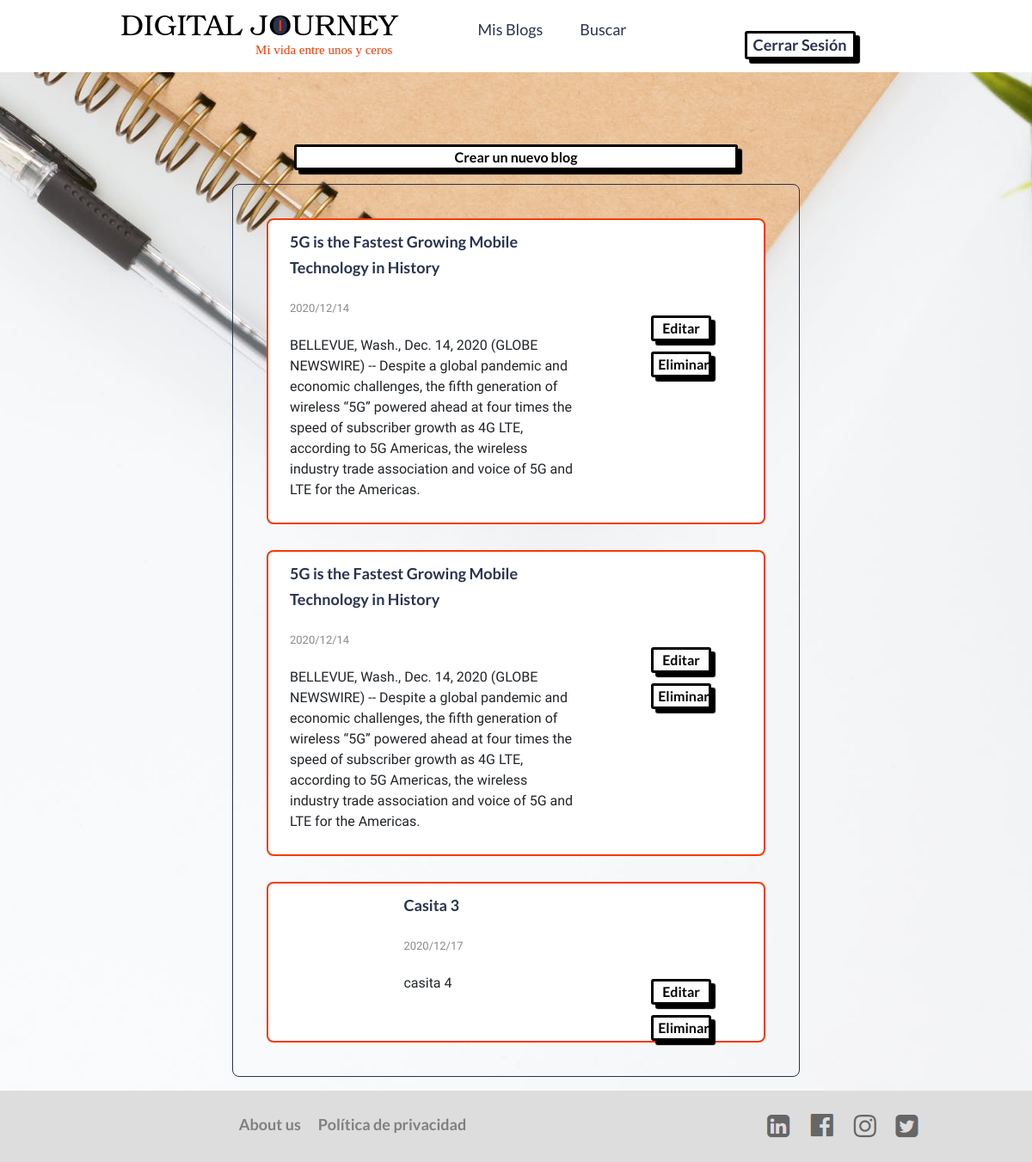
Page /MisBlogs (signed in) on the committed database.
### tables this page shows
CREATE TABLE publicacion (id_publicacion INTEGER PRIMARY KEY AUTOINCREMENT NOT NULL, titulo TEXT NOT NULL, cuerpo TEXT NOT NULL, es_publico BOOLEAN, fecha_publicacion DATETIME NOT NULL, id_categoriaPub INT NOT NULL REFERENCES categoria (id_categoria), id_usuarioPub INT NOT NULL REFERENCES usuario (id_usuario));

### app.py (the view, shortened to what this page needs)
@app.route("/MisBlogs", methods = ["GET", "POST"])
@login_required
def MisBlogs():
    if request.method == "GET":
        usuario = session["user_id"]
        userBlogs = db.execute("SELECT * FROM publicacion WHERE id_usuarioPub = :idUser",
                          idUser=usuario)
        print(userBlogs)
        if len(userBlogs) == 0:
            mensaje = "No tienes ningún blog asociado a tu cuenta"
            return render_template("MisBlogs.html", userBlogs = userBlogs)
        else:
            return render_template("MisBlogs.html", userBlogs = userBlogs)

### app.py (called while the page is built)
@app.after_request
def after_request(response):
    response.headers["Cache-Control"] = "no-cache, no-store, must-revalidate"
    response.headers["Expires"] = 0
    response.headers["Pragma"] = "no-cache"
    return response

### utils.py (called while the page is built)
def login_required(f):
    @wraps(f)
    def decorated_function(*args, **kwargs):
        if session.get("user_id") is None:
            return redirect("/")
        return f(*args, **kwargs)
    return decorated_function

### templates/MisBlogs.html (shortened to what this page needs)
<!DOCTYPE html>
<html lang="es">
<head>
    <link rel="stylesheet" href="https://cdn.jsdelivr.net/npm/bootstrap@4.5.3/dist/css/bootstrap.min.css">
    <link rel="stylesheet" href="/static/styles.css">
</head>
<body id="body_index">
    <header>
        <img class="logo" src="/static/logo.svg" alt="logo">
        <nav>
            <ul class="navlinks">
                <li><a href="/MisBlogs">Mis Blogs</a></li>
                <li><a href="/buscar">Buscar</a></li>
            </ul>
        </nav>
        <div style="text-align: center; width: 300px;"><button class="button"><a href="/logout">Cerrar Sesión</a></button></div>
    </header>
    <div>
        <form action="/MisBlogs" method="POST">
            <div style="text-align: center;"><button type="submit" class="button" value = "agregar" name="agregar">Crear un nuevo blog</button></div>
        </form>
    </div>
    <section class="box">
        <div>
            {% for blog in userBlogs %}
            <article class="articulo">
                <div class="container">
                    <div class="row" id="blog">
                        <div class="col-8">
                            <table>
                                <tr>
                                    <td>
                                        <form id = "form1" action="/blog" method="POST">
                                        <t2 class="titulo_blog"><a href="/blog/{{ blog['id_publicacion'] }}">{{ blog["titulo"] }}</a></t2>
                                        </form>
                                    </td>
                                </tr class="titulo">
                                <tr>
                                    <td>
                                        <t3 class="fechas">{{ blog["fecha_publicacion"] }}</t3>
                                    </td>
                                </tr>
                                <tr>
                                    <td>
                                        <p>{{ blog["cuerpo"] }}</p>
                                    </td>
                                </tr>
                            </table>
                        </div>
                        <div class="col-4 botones_articulo">
                        <form action="/MisBlogs" method="POST">
                            <div style="text-align: center;"><button type="submit" class="button" value = "Editar,{{ blog['id_publicacion'] }}" name="Editar">Editar</button></div>
                            <div style="text-align: center;"><button type="submit" class="button" value = "Eliminar,{{ blog['id_publicacion'] }}" name = "Eliminar">Eliminar</button></div>
                        </form>
                        </div>
                    </div>
                </div>
            </article>
            {% endfor %}
        </div>
    </section>
    <div class="footer">
        <div class="container">
            <div class="row">
                <div class="col-sm-8" style="text-align: center;">
                    <table>
                        <tr>
                            <td><a class="links_footer" href="#">About us</a></td>
                            <td><a class="links_footer" href="#">Política de privacidad</a></td>
                        </tr>
                    </table>
                </div>
                <div class="col-sm-4">
                    <table>
                        <tr>
                            <td>
                                <a href="#"><img src="/static/linkedin.PNG" alt="Linkedin" class="socialmedia"></a>
                            </td>
                            <td>
                                <a href="#"><img src="/static/fb.PNG" alt="Facebook" class="socialmedia"></a>
                            </td>
                            <td>
                                <a href="#"><img src="/static/ig.PNG" alt="Instagram" class="socialmedia"></a>
                            </td>
                            <td>
                                <a href="#"><img src="/static/tw.PNG" alt="Twitter" class="socialmedia"></a>
                            </td>
                        </tr>
                    </table>
                </div>
            </div>
        </div>
    </div>
</body>
</html>

### static/styles.css (style rules this page uses)
#body_index { margin: 0; padding: 0; background: url("/static/inicio.jpeg") no-repeat center; background-size: cover; font-family: 'Maven Pro', sans-serif; }
td { padding: 10px; }
table { margin: 0 auto; }
.footer { right: 0; bottom: 0; left: 0; padding: 1rem; background-color: #DDDDDD; text-align: center; flex: 0 0 50px; margin-top: auto; }
.socialmedia { height: 100%; }
.links_footer { color: gray; font-weight: bold; }
#blog { background-color: white; border: 2px solid #f83900; border-radius: 8px; }
.articulo { padding: 15px; }
.botones_articulo { text-align: center; padding-top: 100px; }
.titulo_blog { font-weight: bold; color: rgb(97, 97, 97); font-size: 20px; }
.fechas { color: rgb(138, 138, 138); font-size: small; }
.box { margin: 0 auto; margin-top: 1em; margin-bottom: 1em; position: relative; top: 10%; width: 55%; padding: 2%; font-family: 'Maven Pro', sans-serif; font-size: 1em; border: 1px solid #283350; border-radius: 8px; }
.button { width: 43%; height: 2%; padding: 0px 5px; margin: 0 auto; margin-top: 7%; background-color: #ffffff; border: 3px solid #283350; border-radius: 3px; box-shadow: 5px 5px 1px #283350; font-weight: bold; text-align: center; overflow: hidden; letter-spacing: 0in; font-family: "Lato", sans-serif; }
.button { width: 43%; height: 2%; padding: 0px 5px; margin: 0 auto; margin-top: 7%; background-color: #ffffff; border: 3px solid black; border-radius: 3px; box-shadow: 5px 5px 1px #000000; font-weight: bold; text-align: center; overflow: hidden; letter-spacing: 0in; }
body { display: flex; flex-direction: column; min-height: 100vh; }
li, a { font-family: "Lato", sans-serif; font-size: 18px; color: #283350; text-decoration: none; }
.logo { cursor: pointer; }
header { display: flex; justify-content: space-between; vertical-align: middle; align-items: center; padding: 15px 10%; background-color: white; }
.navlinks { list-style: none; font-family: 'Lato', sans-serif; }
.navlinks li { display: inline-block; padding: 0px 20px; }

### rows in the picture
publicacion: titulo "5G is the Fastest Growing Mobile Technology in History", fecha_publicacion "2020/12/14", cuerpo "BELLEVUE, Wash., Dec. 14, 2020 (GLOBE NEWSWIRE) -- Despite a global pandemic and economic challenges, the fifth generation of wireless “5G” powered ahead at four times the speed of subscriber growth as 4G LTE, according to 5G Americas, the wireless industry trade association and voice of 5G and LTE for the Americas."
publicacion: titulo "5G is the Fastest Growing Mobile Technology in History", fecha_publicacion "2020/12/14", cuerpo "BELLEVUE, Wash., Dec. 14, 2020 (GLOBE NEWSWIRE) -- Despite a global pandemic and economic challenges, the fifth generation of wireless “5G” powered ahead at four times the speed of subscriber growth as 4G LTE, according to 5G Americas, the wireless industry trade association and voice of 5G and LTE for the Americas."
publicacion: titulo "Casita 3", fecha_publicacion "2020/12/17", cuerpo "casita 4"
